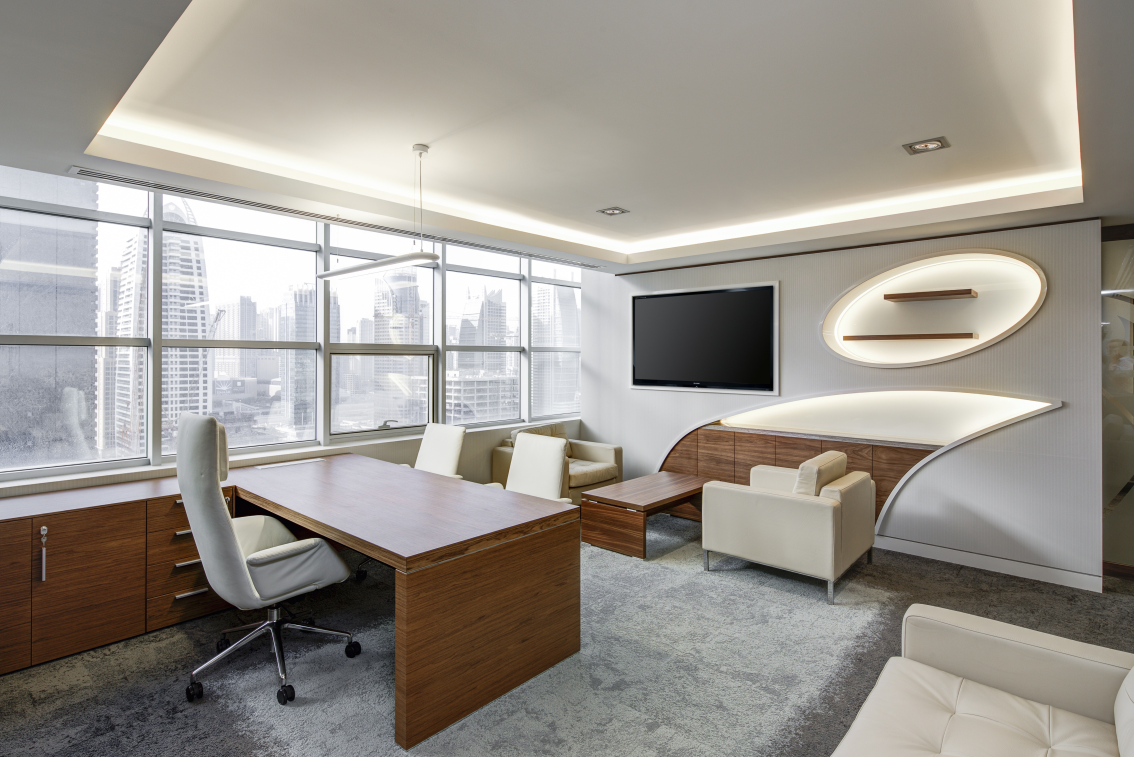
#> input picture project/image/4.jpg, 5669 x 3785 px, found by its file name (shown at 1/5 size)
$ python 13_Draw_Ellipse_on_Image_openCV.py
#> lines starting #> are read from the running program, lines starting #| are printed output that depends on the picture
# (13)****************Draw Ellipse on image in openCV using Python**************

# -----Sometimes we use ellips in the algorithm so we learnt it

# ----importing libraries
import cv2

img_path = r'images/4.jpg'

img = cv2.imread(img_path)
#> img is the input picture: shape (3785, 5669, 3); mean B, G, R 142.9, 149.8, 154.8
img_resize = cv2.resize(img,(800,600))
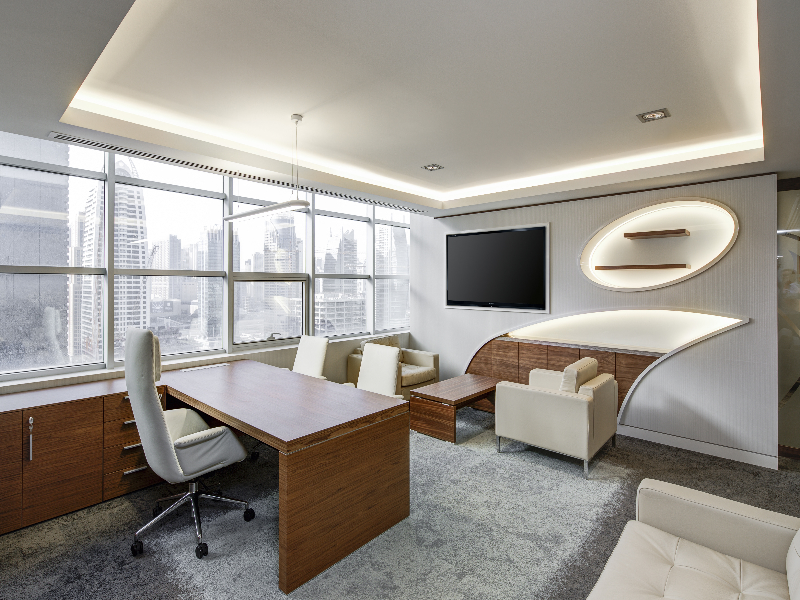
#> img_resize: shape (600, 800, 3); mean B, G, R 142.8, 149.8, 154.8

# ---these are the parameters of ellips---ellipse: (img, center, axes, angle, startAngle, endAngle, color, thickness=..., lineType=..., shift=...)
# ---creating ellips
center = (500,250)
axes = (100,200)
angle = 30
startangle = 0
endangle = 360
color = (230,248,132)
thickness = 3
# +----if we want to fill the ellips than we use nagitive value in the thickness parameter
# thickness = -1
lineType = cv2.LINE_8
shift = 0

img_ellips = cv2.ellipse(img_resize,center,axes,angle,startangle,endangle,color,thickness,lineType,shift)
# ----creating 2nd ellips
img_ellips = cv2.ellipse(img_resize,(230,200),(100,50),10,0,360,(233,12,45),2,cv2.LINE_8,shift)
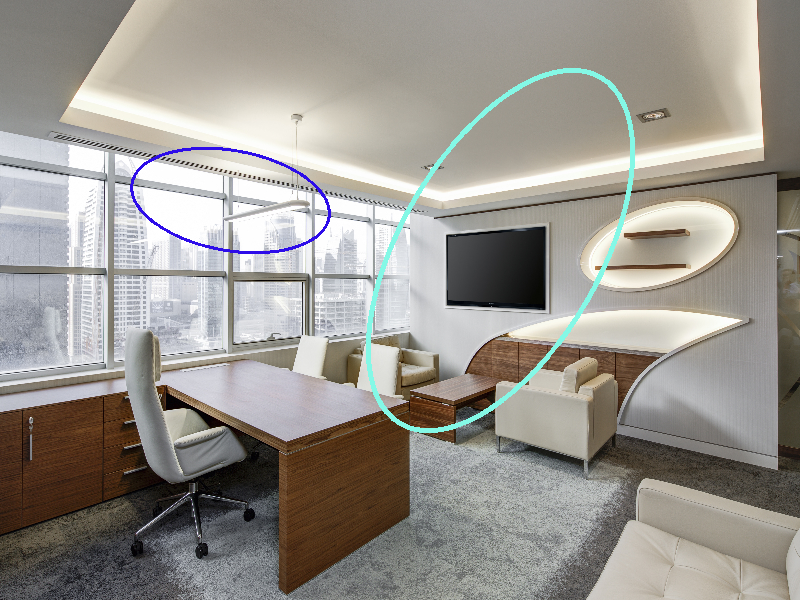
#> img_ellips: shape (600, 800, 3); mean B, G, R 143.6, 150, 153.8

# ----if we want to put text in the ellips than we use putText function
text = cv2.putText(img_ellips,'Ellips',(450,250),cv2.FONT_HERSHEY_SCRIPT_SIMPLEX,2,(23,223,255),2,cv2.LINE_8)

cv2.imshow("image",text)
# cv2.imshow("image",img_ellips)
# cv2.imshow("image",img_resize)
cv2.waitKey(0)
cv2.destroyAllWindows()

$ run again, with project/image/1.jpg copied over project/image/4.jpg
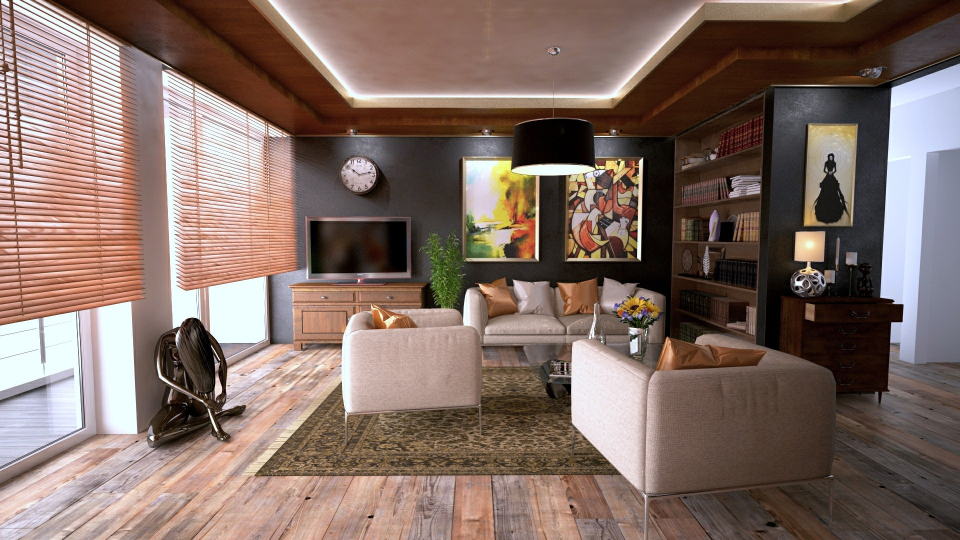
#> input picture project/image/1.jpg, 1920 x 1080 px, found by its file name (shown at 1/2 size)
#> img is the input picture: shape (1080, 1920, 3); mean B, G, R 101.5, 109.7, 130.3
#> `img_resize = cv2.resize(img,(800,600))`:
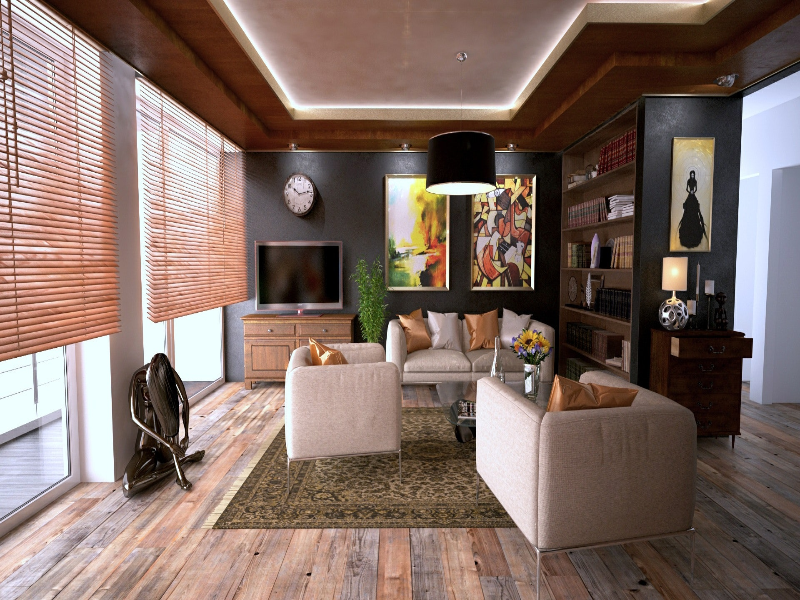
#> img_resize: shape (600, 800, 3); mean B, G, R 101.4, 109.7, 130.2
#> `img_ellips = cv2.ellipse(img_resize,(230,200),(100,50),10,0,360,(233,1..`:
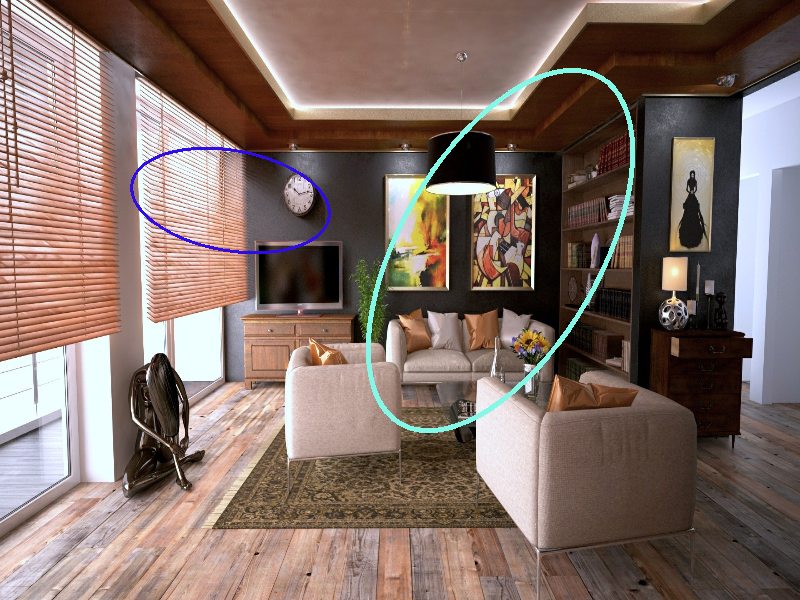
#> img_ellips: shape (600, 800, 3); mean B, G, R 103.2, 110.9, 130.1

$ run again, with project/image/2.jpg copied over project/image/4.jpg
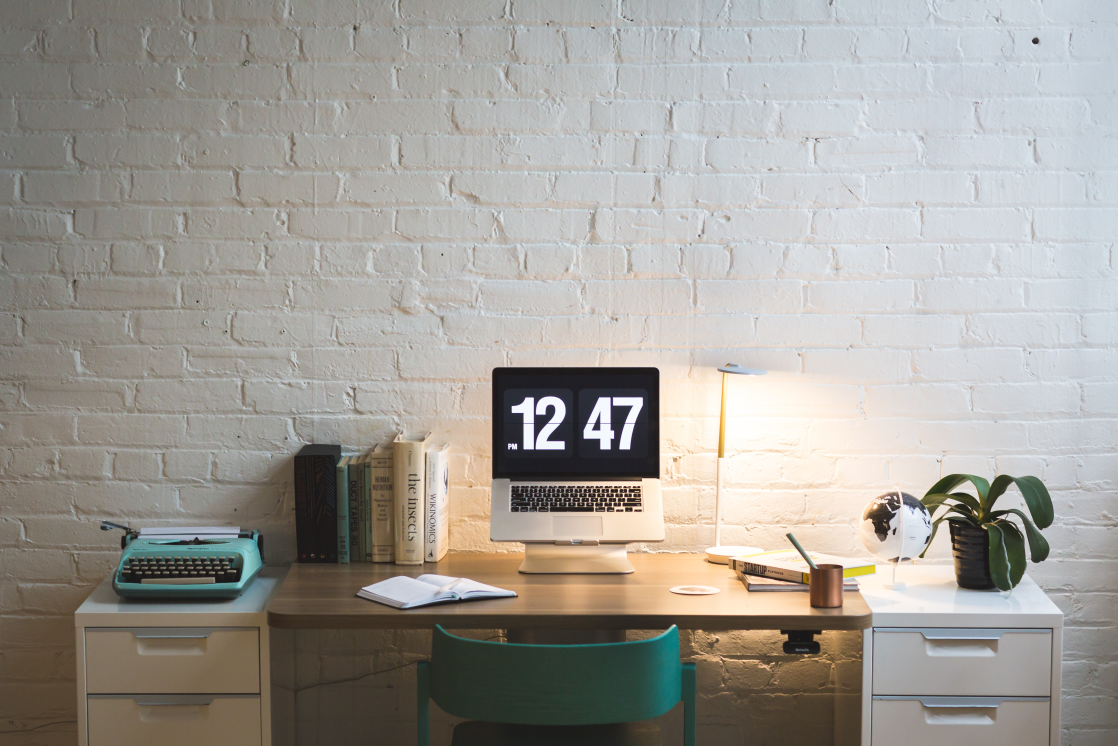
#> input picture project/image/2.jpg, 5590 x 3727 px, found by its file name (shown at 1/5 size)
#> img is the input picture: shape (3727, 5590, 3); mean B, G, R 151.5, 157.4, 160.6
#> `img_resize = cv2.resize(img,(800,600))`:
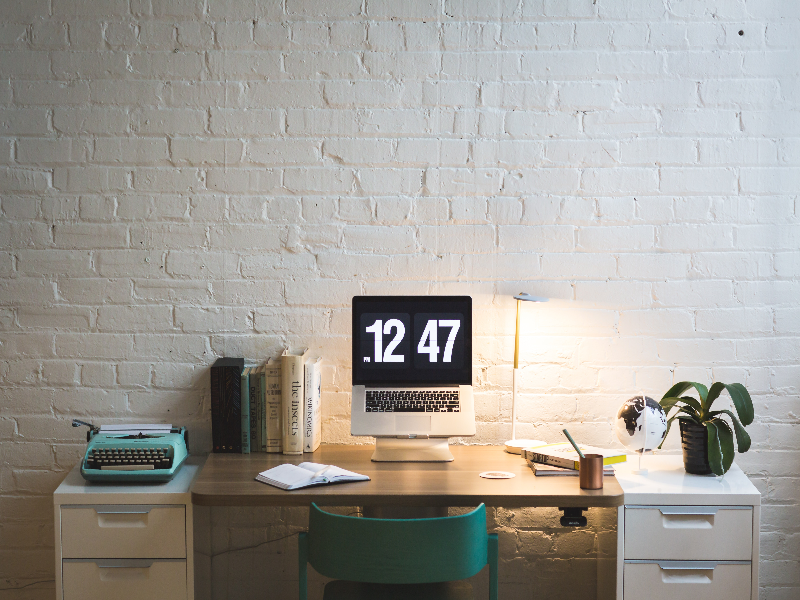
#> img_resize: shape (600, 800, 3); mean B, G, R 151.4, 157.3, 160.5
#> `img_ellips = cv2.ellipse(img_resize,(230,200),(100,50),10,0,360,(233,1..`:
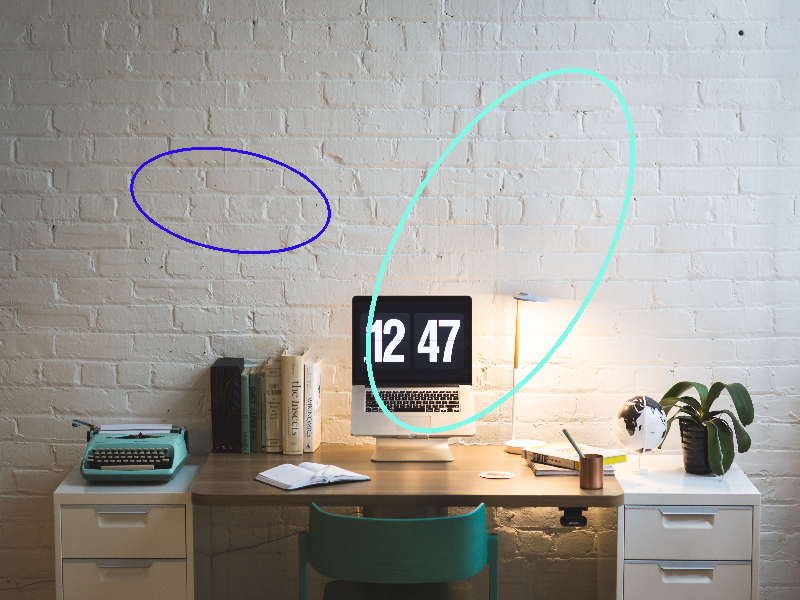
#> img_ellips: shape (600, 800, 3); mean B, G, R 152, 157.3, 159.5

$ run again, with project/image/3.jpg copied over project/image/4.jpg
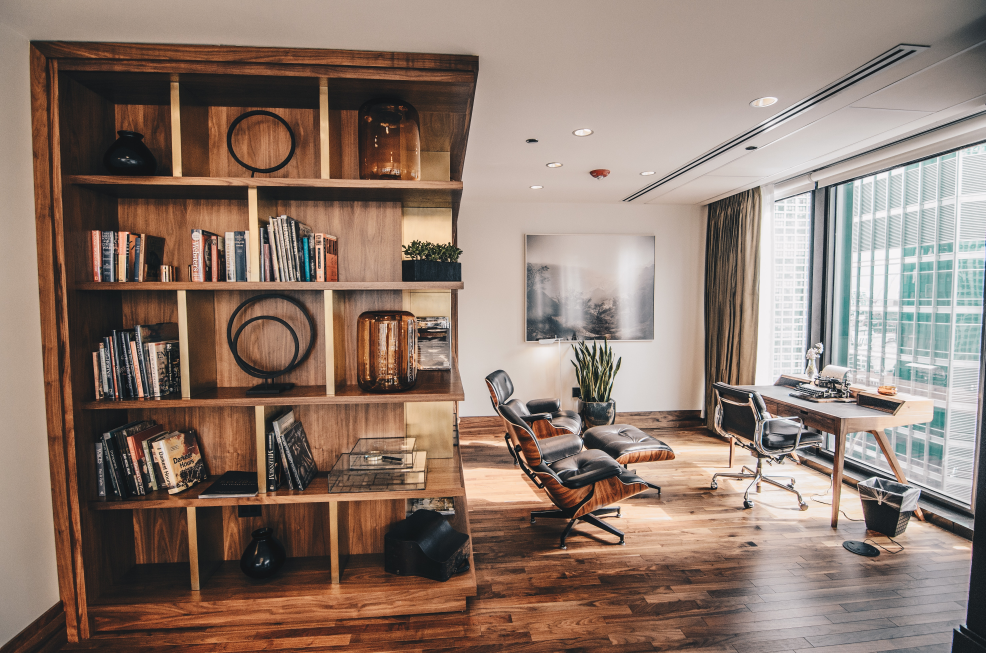
#> input picture project/image/3.jpg, 4928 x 3264 px, found by its file name (shown at 1/5 size)
#> img is the input picture: shape (3264, 4928, 3); mean B, G, R 110.7, 122.4, 142.4
#> `img_resize = cv2.resize(img,(800,600))`:
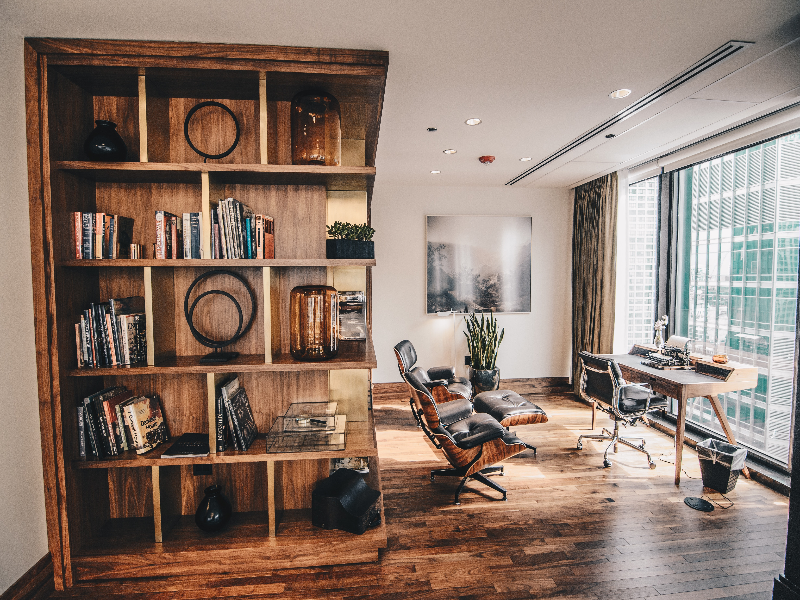
#> img_resize: shape (600, 800, 3); mean B, G, R 110.6, 122.2, 142.3
#> `img_ellips = cv2.ellipse(img_resize,(230,200),(100,50),10,0,360,(233,1..`:
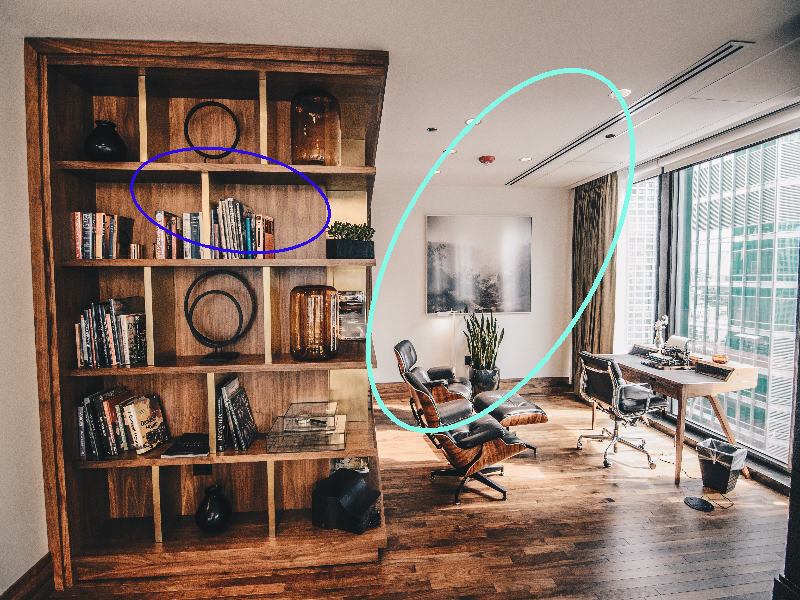
#> img_ellips: shape (600, 800, 3); mean B, G, R 111.8, 122.8, 141.5
